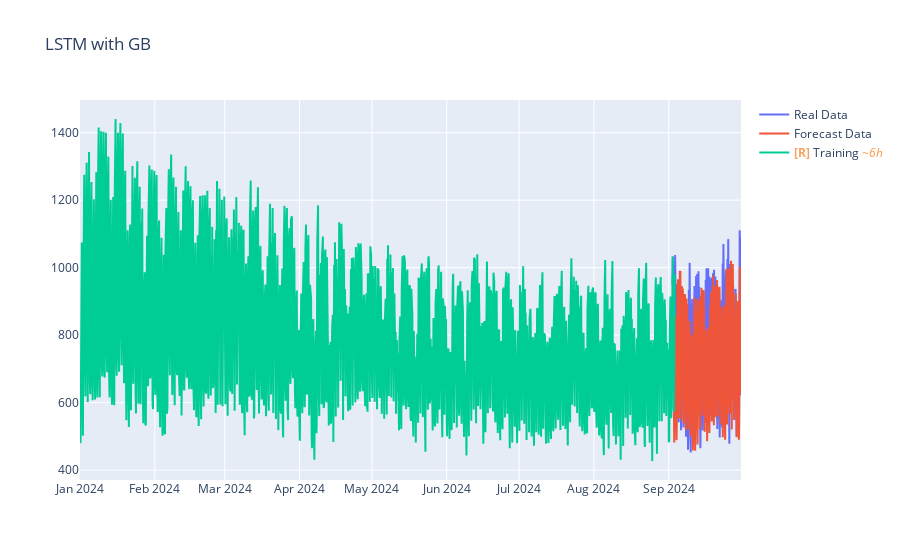

Here is the notebook cell this chart was saved with:
### Code cell
fig = go.Figure()
fig.update_layout(title="LSTM with GB ")
fig.add_trace(go.Scatter(x=df_test['ds'], y=df_test['y'], mode='lines', name='Real Data'))
fig.add_trace(go.Scatter(x=df_test['ds'], y=out_test.reshape(-1), mode='lines', name='Forecast Data'))
fig.add_trace(go.Scatter(x=df_train['ds'], y=df_train['y'], mode='lines', name='Training'))
fig.show()

### Figure 1 — Plotly figure (JSON) as saved in the notebook; plotly's stock layout.template omitted (floating-point values rounded to 4 significant figures; data arrays with more than 128 entries replaced by an {"elided": "..."} marker saying what was removed)
{"data": [{"mode": "lines", "name": "Real Data", "type": "scatter", "uid": "d2dc9581-4728-4887-8d18-1158b41dfdf8", "x": {"elided": "684 str values"}, "y": {"elided": "684 float values"}}, {"mode": "lines", "name": "Forecast Data", "type": "scatter", "uid": "618806bd-673c-421f-a9f0-759904d33bcf", "x": {"elided": "684 str values"}, "y": {"elided": "684 float values"}}, {"mode": "lines", "name": "<b style=\"color:sandybrown\">[R]</b> Training <i style=\"color:#fc9944\">~6h</i>", "type": "scatter", "uid": "dc7a5806-c379-424b-a3fb-2a9d0c6b2cc3", "x": {"elided": "1000 str values"}, "y": {"elided": "1000 float values"}}], "layout": {"title": {"text": "LSTM with GB "}}}
